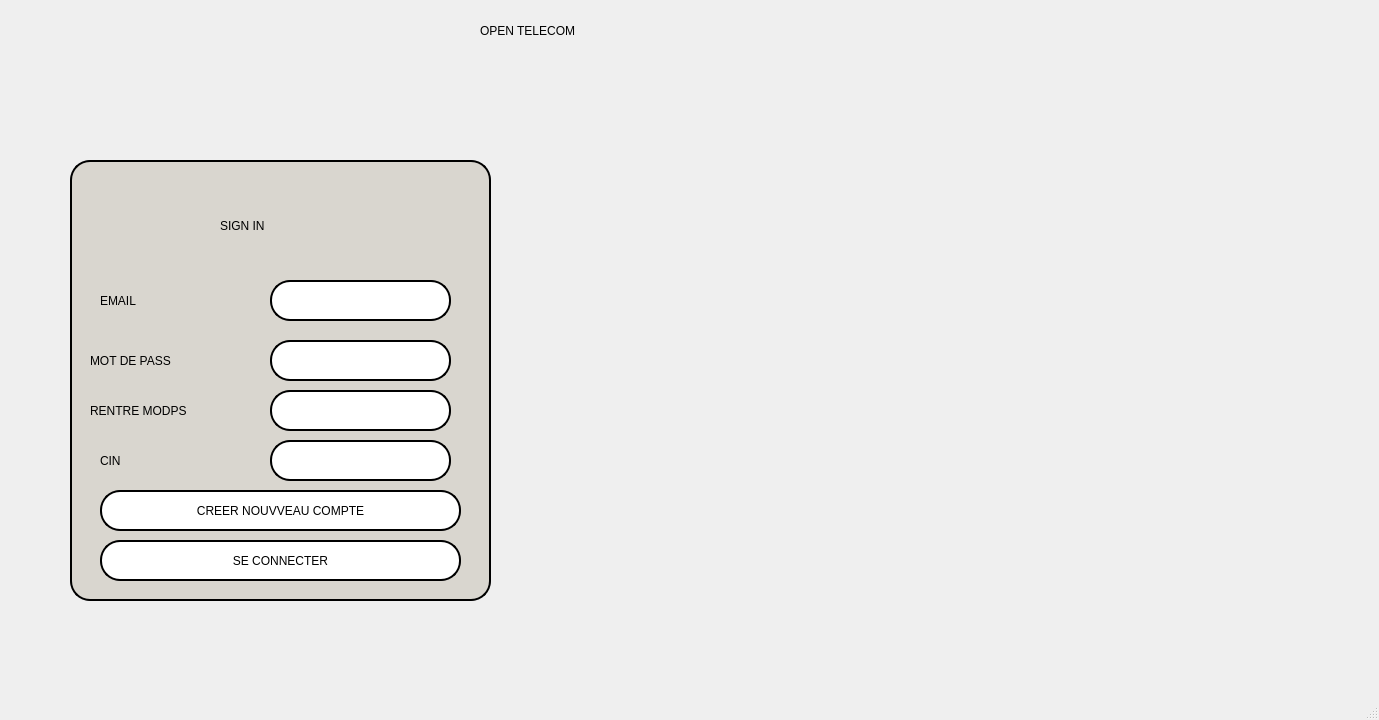
<?xml version="1.0" encoding="UTF-8"?>
<ui version="4.0">
 <class>MainWindow</class>
 <widget class="QMainWindow" name="MainWindow">
  <property name="geometry">
   <rect>
    <x>0</x>
    <y>0</y>
    <width>1379</width>
    <height>720</height>
   </rect>
  </property>
  <property name="minimumSize">
   <size>
    <width>1379</width>
    <height>720</height>
   </size>
  </property>
  <property name="maximumSize">
   <size>
    <width>1379</width>
    <height>720</height>
   </size>
  </property>
  <property name="windowTitle">
   <string>MainWindow</string>
  </property>
  <property name="styleSheet">
   <string notr="true"/>
  </property>
  <widget class="QWidget" name="centralwidget">
   <widget class="QFrame" name="frame">
    <property name="geometry">
     <rect>
      <x>70</x>
      <y>160</y>
      <width>421</width>
      <height>441</height>
     </rect>
    </property>
    <property name="styleSheet">
     <string notr="true">border: 2px solid black;
font: 75 12pt &quot;Josefin Sans&quot;;
font: 75 8pt &quot;Josefin Sans&quot;;
border-radius: 20px;
background-color:rgb(217, 214, 207)</string>
    </property>
    <property name="frameShape">
     <enum>QFrame::StyledPanel</enum>
    </property>
    <property name="frameShadow">
     <enum>QFrame::Raised</enum>
    </property>
    <widget class="QLabel" name="label">
     <property name="geometry">
      <rect>
       <x>150</x>
       <y>50</y>
       <width>101</width>
       <height>31</height>
      </rect>
     </property>
     <property name="styleSheet">
      <string notr="true">font: 63 18pt &quot;Josefin Sans SemiBold&quot;;
color:black;
border:none;
</string>
     </property>
     <property name="text">
      <string>SIGN IN</string>
     </property>
    </widget>
    <widget class="QPlainTextEdit" name="plainTextEdit">
     <property name="geometry">
      <rect>
       <x>200</x>
       <y>120</y>
       <width>181</width>
       <height>41</height>
      </rect>
     </property>
     <property name="styleSheet">
      <string notr="true">background:white;
border-radius: 20px;
font: 63 12pt &quot;Josefin Sans SemiBold&quot;;

</string>
     </property>
     <property name="plainText">
      <string/>
     </property>
    </widget>
    <widget class="QLabel" name="label_3">
     <property name="geometry">
      <rect>
       <x>30</x>
       <y>120</y>
       <width>121</width>
       <height>41</height>
      </rect>
     </property>
     <property name="styleSheet">
      <string notr="true">font: 63 12pt &quot;Josefin Sans SemiBold&quot;;
color:black;
BORDER:NONE;
</string>
     </property>
     <property name="text">
      <string>EMAIL</string>
     </property>
    </widget>
    <widget class="QPlainTextEdit" name="plainTextEdit_2">
     <property name="geometry">
      <rect>
       <x>200</x>
       <y>180</y>
       <width>181</width>
       <height>41</height>
      </rect>
     </property>
     <property name="styleSheet">
      <string notr="true">background:white;
border-radius: 20px;
font: 63 12pt &quot;Josefin Sans SemiBold&quot;;

</string>
     </property>
     <property name="plainText">
      <string/>
     </property>
    </widget>
    <widget class="QLabel" name="label_4">
     <property name="geometry">
      <rect>
       <x>20</x>
       <y>180</y>
       <width>121</width>
       <height>41</height>
      </rect>
     </property>
     <property name="styleSheet">
      <string notr="true">font: 63 12pt &quot;Josefin Sans SemiBold&quot;;
color:black;
BORDER:NONE;
</string>
     </property>
     <property name="text">
      <string>MOT DE PASS</string>
     </property>
    </widget>
    <widget class="QPushButton" name="pushButton_2">
     <property name="geometry">
      <rect>
       <x>30</x>
       <y>330</y>
       <width>361</width>
       <height>41</height>
      </rect>
     </property>
     <property name="cursor">
      <cursorShape>PointingHandCursor</cursorShape>
     </property>
     <property name="styleSheet">
      <string notr="true">background:white;
border-radius: 20px;
font: 63 10pt &quot;Josefin Sans SemiBold&quot;;

</string>
     </property>
     <property name="text">
      <string>CREER NOUVVEAU COMPTE</string>
     </property>
    </widget>
    <widget class="QLabel" name="label_5">
     <property name="geometry">
      <rect>
       <x>20</x>
       <y>230</y>
       <width>131</width>
       <height>41</height>
      </rect>
     </property>
     <property name="styleSheet">
      <string notr="true">font: 63 12pt &quot;Josefin Sans SemiBold&quot;;
color:black;
BORDER:NONE;
</string>
     </property>
     <property name="text">
      <string>RENTRE MODPS</string>
     </property>
    </widget>
    <widget class="QPlainTextEdit" name="plainTextEdit_3">
     <property name="geometry">
      <rect>
       <x>200</x>
       <y>230</y>
       <width>181</width>
       <height>41</height>
      </rect>
     </property>
     <property name="styleSheet">
      <string notr="true">background:white;
border-radius: 20px;
font: 63 12pt &quot;Josefin Sans SemiBold&quot;;

</string>
     </property>
     <property name="plainText">
      <string/>
     </property>
    </widget>
    <widget class="QPlainTextEdit" name="plainTextEdit_4">
     <property name="geometry">
      <rect>
       <x>200</x>
       <y>280</y>
       <width>181</width>
       <height>41</height>
      </rect>
     </property>
     <property name="styleSheet">
      <string notr="true">background:white;
border-radius: 20px;
font: 63 12pt &quot;Josefin Sans SemiBold&quot;;

</string>
     </property>
     <property name="plainText">
      <string/>
     </property>
    </widget>
    <widget class="QLabel" name="label_6">
     <property name="geometry">
      <rect>
       <x>30</x>
       <y>280</y>
       <width>131</width>
       <height>41</height>
      </rect>
     </property>
     <property name="styleSheet">
      <string notr="true">font: 63 12pt &quot;Josefin Sans SemiBold&quot;;
color:black;
BORDER:NONE;
</string>
     </property>
     <property name="text">
      <string>CIN</string>
     </property>
    </widget>
    <widget class="QPushButton" name="pushButton_3">
     <property name="geometry">
      <rect>
       <x>30</x>
       <y>380</y>
       <width>361</width>
       <height>41</height>
      </rect>
     </property>
     <property name="cursor">
      <cursorShape>PointingHandCursor</cursorShape>
     </property>
     <property name="styleSheet">
      <string notr="true">background:white;
border-radius: 20px;
font: 63 10pt &quot;Josefin Sans SemiBold&quot;;

</string>
     </property>
     <property name="text">
      <string>SE CONNECTER</string>
     </property>
    </widget>
   </widget>
   <widget class="QLabel" name="label_2">
    <property name="geometry">
     <rect>
      <x>750</x>
      <y>-40</y>
      <width>601</width>
      <height>751</height>
     </rect>
    </property>
    <property name="styleSheet">
     <string notr="true">image: url(:/newPrefix/PngItem_342157.png);</string>
    </property>
    <property name="text">
     <string/>
    </property>
   </widget>
   <widget class="QLabel" name="label_7">
    <property name="geometry">
     <rect>
      <x>480</x>
      <y>0</y>
      <width>441</width>
      <height>61</height>
     </rect>
    </property>
    <property name="styleSheet">
     <string notr="true">font: 63 40pt &quot;Josefin Sans SemiBold&quot;;
color:black;
border:none;
</string>
    </property>
    <property name="text">
     <string>OPEN TELECOM</string>
    </property>
   </widget>
  </widget>
  <widget class="QStatusBar" name="statusbar"/>
 </widget>
 <resources>
  <include location="source.qrc"/>
  <include location="total.qrc"/>
 </resources>
 <connections/>
</ui>
